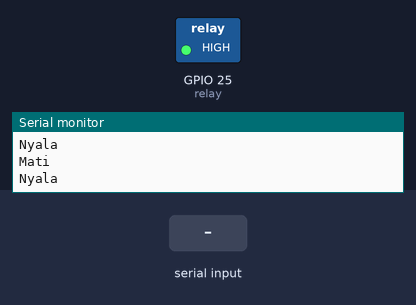
Bench run of a sketch on a simulated ESP32. Parts: switched loads named in the sketch (green lamp = pin HIGH), the last lines printed to the serial monitor. Inputs (shaded band) come from the test bench. Nothing arrives over Bluetooth unless stated.

Above: at 10.4 s.
10.5 s: "4800\n" received over the second serial link
At 11.1 s:
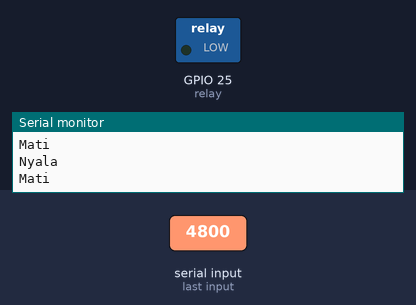
Timing chart, 0 to 36.1 s (numbered marks = the images above; inputs shaded):
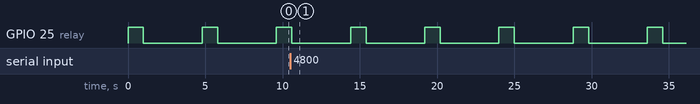

The sketch:

camTrig_BT.ino
```cpp
#include "BluetoothSerial.h"

#if !defined(CONFIG_BT_ENABLED) || !defined(CONFIG_BLUEDROID_ENABLED)
#error Bluetooth is not enabled! Please run `make menuconfig` to and enable it
#endif
char incomingChar;
int calIn=3800;
String message = "";
BluetoothSerial SerialBT;
#define relay 25

void setup() {
  pinMode(relay,OUTPUT);
  Serial.begin(115200);
  SerialBT.begin("Cam Trig Agrotech"); //Bluetooth device name
  Serial.println("\The device started, now you can pair it with bluetooth!");
}

void loop() {
  if (Serial.available()) {
    SerialBT.write(Serial.read());
  }
  if (SerialBT.available())
  if (SerialBT.available()){
    char incomingChar = SerialBT.read();
    if (incomingChar != '\n'){
      message += String(incomingChar);
    }
    else{
      message = "";
    }
    Serial.write(incomingChar);
  }
  if (message =="4800"){
    calIn=3800;
    String printdata = "Waktu adalah = 4,8 s";
    SerialBT.println(printdata);
    Serial.println(printdata);
  }
  else if (message =="5800"){
    calIn=4800;
    String printdata = "Waktu adalah = 5,8 s";
    SerialBT.println(printdata);
    Serial.println(printdata);
  }
    else if (message =="3800"){
    calIn=2800;
    String printdata = "Waktu adalah = 3,8 s";
    SerialBT.println(printdata);
    Serial.println(printdata);
  }
digitalWrite(relay,HIGH);
Serial.println("Nyala");
SerialBT.println("Nyala");
delay(1000);
digitalWrite(relay,LOW);
Serial.println("Mati");
SerialBT.println("Mati");
delay(calIn);
}
```

Measured:
- by itself, GPIO 25 (relay): alternates HIGH for 1.0 s and LOW for 3.8 s
